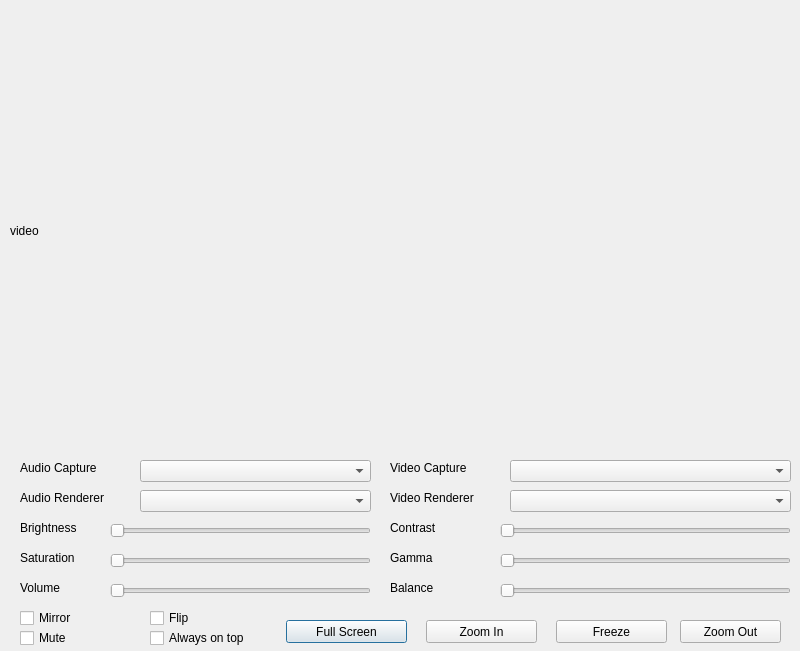
<?xml version="1.0" encoding="UTF-8"?>
<ui version="4.0">
 <class>Dialog</class>
 <widget class="QDialog" name="Dialog">
  <property name="geometry">
   <rect>
    <x>0</x>
    <y>0</y>
    <width>800</width>
    <height>651</height>
   </rect>
  </property>
  <property name="windowTitle">
   <string>Dialog</string>
  </property>
  <widget class="QLabel" name="video">
   <property name="geometry">
    <rect>
     <x>10</x>
     <y>10</y>
     <width>781</width>
     <height>441</height>
    </rect>
   </property>
   <property name="text">
    <string>video</string>
   </property>
  </widget>
  <widget class="QLabel" name="label">
   <property name="geometry">
    <rect>
     <x>20</x>
     <y>460</y>
     <width>111</width>
     <height>16</height>
    </rect>
   </property>
   <property name="text">
    <string>Audio Capture</string>
   </property>
  </widget>
  <widget class="QLabel" name="label_2">
   <property name="geometry">
    <rect>
     <x>20</x>
     <y>490</y>
     <width>111</width>
     <height>16</height>
    </rect>
   </property>
   <property name="text">
    <string>Audio Renderer</string>
   </property>
  </widget>
  <widget class="QLabel" name="label_3">
   <property name="geometry">
    <rect>
     <x>390</x>
     <y>460</y>
     <width>111</width>
     <height>16</height>
    </rect>
   </property>
   <property name="text">
    <string>Video Capture</string>
   </property>
  </widget>
  <widget class="QLabel" name="label_4">
   <property name="geometry">
    <rect>
     <x>390</x>
     <y>490</y>
     <width>111</width>
     <height>16</height>
    </rect>
   </property>
   <property name="text">
    <string>Video Renderer</string>
   </property>
  </widget>
  <widget class="QLabel" name="label_5">
   <property name="geometry">
    <rect>
     <x>20</x>
     <y>520</y>
     <width>81</width>
     <height>16</height>
    </rect>
   </property>
   <property name="text">
    <string>Brightness</string>
   </property>
  </widget>
  <widget class="QLabel" name="label_6">
   <property name="geometry">
    <rect>
     <x>20</x>
     <y>550</y>
     <width>81</width>
     <height>16</height>
    </rect>
   </property>
   <property name="text">
    <string>Saturation</string>
   </property>
  </widget>
  <widget class="QLabel" name="label_7">
   <property name="geometry">
    <rect>
     <x>20</x>
     <y>580</y>
     <width>71</width>
     <height>16</height>
    </rect>
   </property>
   <property name="text">
    <string>Volume</string>
   </property>
  </widget>
  <widget class="QLabel" name="label_8">
   <property name="geometry">
    <rect>
     <x>390</x>
     <y>520</y>
     <width>71</width>
     <height>16</height>
    </rect>
   </property>
   <property name="text">
    <string>Contrast</string>
   </property>
  </widget>
  <widget class="QLabel" name="label_9">
   <property name="geometry">
    <rect>
     <x>390</x>
     <y>550</y>
     <width>71</width>
     <height>16</height>
    </rect>
   </property>
   <property name="text">
    <string>Gamma</string>
   </property>
  </widget>
  <widget class="QLabel" name="label_10">
   <property name="geometry">
    <rect>
     <x>390</x>
     <y>580</y>
     <width>71</width>
     <height>16</height>
    </rect>
   </property>
   <property name="text">
    <string>Balance</string>
   </property>
  </widget>
  <widget class="QCheckBox" name="mirror">
   <property name="geometry">
    <rect>
     <x>20</x>
     <y>610</y>
     <width>71</width>
     <height>16</height>
    </rect>
   </property>
   <property name="text">
    <string>Mirror</string>
   </property>
  </widget>
  <widget class="QCheckBox" name="mute">
   <property name="geometry">
    <rect>
     <x>20</x>
     <y>630</y>
     <width>71</width>
     <height>16</height>
    </rect>
   </property>
   <property name="text">
    <string>Mute</string>
   </property>
  </widget>
  <widget class="QCheckBox" name="flip">
   <property name="geometry">
    <rect>
     <x>150</x>
     <y>610</y>
     <width>71</width>
     <height>16</height>
    </rect>
   </property>
   <property name="text">
    <string>Flip</string>
   </property>
  </widget>
  <widget class="QPushButton" name="fullsc">
   <property name="geometry">
    <rect>
     <x>286</x>
     <y>620</y>
     <width>121</width>
     <height>23</height>
    </rect>
   </property>
   <property name="text">
    <string>Full Screen</string>
   </property>
  </widget>
  <widget class="QPushButton" name="zoomin">
   <property name="geometry">
    <rect>
     <x>426</x>
     <y>620</y>
     <width>111</width>
     <height>23</height>
    </rect>
   </property>
   <property name="text">
    <string>Zoom In</string>
   </property>
  </widget>
  <widget class="QPushButton" name="freeze">
   <property name="geometry">
    <rect>
     <x>556</x>
     <y>620</y>
     <width>111</width>
     <height>23</height>
    </rect>
   </property>
   <property name="text">
    <string>Freeze</string>
   </property>
  </widget>
  <widget class="QPushButton" name="zoomout">
   <property name="geometry">
    <rect>
     <x>680</x>
     <y>620</y>
     <width>101</width>
     <height>23</height>
    </rect>
   </property>
   <property name="text">
    <string>Zoom Out</string>
   </property>
  </widget>
  <widget class="QComboBox" name="acap">
   <property name="geometry">
    <rect>
     <x>140</x>
     <y>460</y>
     <width>231</width>
     <height>22</height>
    </rect>
   </property>
  </widget>
  <widget class="QComboBox" name="vcap">
   <property name="geometry">
    <rect>
     <x>510</x>
     <y>460</y>
     <width>281</width>
     <height>22</height>
    </rect>
   </property>
  </widget>
  <widget class="QComboBox" name="arenderer">
   <property name="geometry">
    <rect>
     <x>140</x>
     <y>490</y>
     <width>231</width>
     <height>22</height>
    </rect>
   </property>
  </widget>
  <widget class="QSlider" name="brightness">
   <property name="geometry">
    <rect>
     <x>110</x>
     <y>520</y>
     <width>261</width>
     <height>22</height>
    </rect>
   </property>
   <property name="orientation">
    <enum>Qt::Horizontal</enum>
   </property>
  </widget>
  <widget class="QSlider" name="saturation">
   <property name="geometry">
    <rect>
     <x>110</x>
     <y>550</y>
     <width>261</width>
     <height>22</height>
    </rect>
   </property>
   <property name="orientation">
    <enum>Qt::Horizontal</enum>
   </property>
  </widget>
  <widget class="QSlider" name="volume">
   <property name="geometry">
    <rect>
     <x>110</x>
     <y>580</y>
     <width>261</width>
     <height>22</height>
    </rect>
   </property>
   <property name="orientation">
    <enum>Qt::Horizontal</enum>
   </property>
  </widget>
  <widget class="QSlider" name="contrast">
   <property name="geometry">
    <rect>
     <x>500</x>
     <y>520</y>
     <width>291</width>
     <height>22</height>
    </rect>
   </property>
   <property name="orientation">
    <enum>Qt::Horizontal</enum>
   </property>
  </widget>
  <widget class="QSlider" name="gamma">
   <property name="geometry">
    <rect>
     <x>500</x>
     <y>550</y>
     <width>291</width>
     <height>22</height>
    </rect>
   </property>
   <property name="orientation">
    <enum>Qt::Horizontal</enum>
   </property>
  </widget>
  <widget class="QSlider" name="balance">
   <property name="geometry">
    <rect>
     <x>500</x>
     <y>580</y>
     <width>291</width>
     <height>22</height>
    </rect>
   </property>
   <property name="orientation">
    <enum>Qt::Horizontal</enum>
   </property>
  </widget>
  <widget class="QComboBox" name="vrenderer">
   <property name="geometry">
    <rect>
     <x>510</x>
     <y>490</y>
     <width>281</width>
     <height>22</height>
    </rect>
   </property>
  </widget>
  <widget class="QCheckBox" name="ontop">
   <property name="geometry">
    <rect>
     <x>150</x>
     <y>630</y>
     <width>131</width>
     <height>16</height>
    </rect>
   </property>
   <property name="text">
    <string>Always on top</string>
   </property>
  </widget>
 </widget>
 <resources/>
 <connections/>
</ui>
